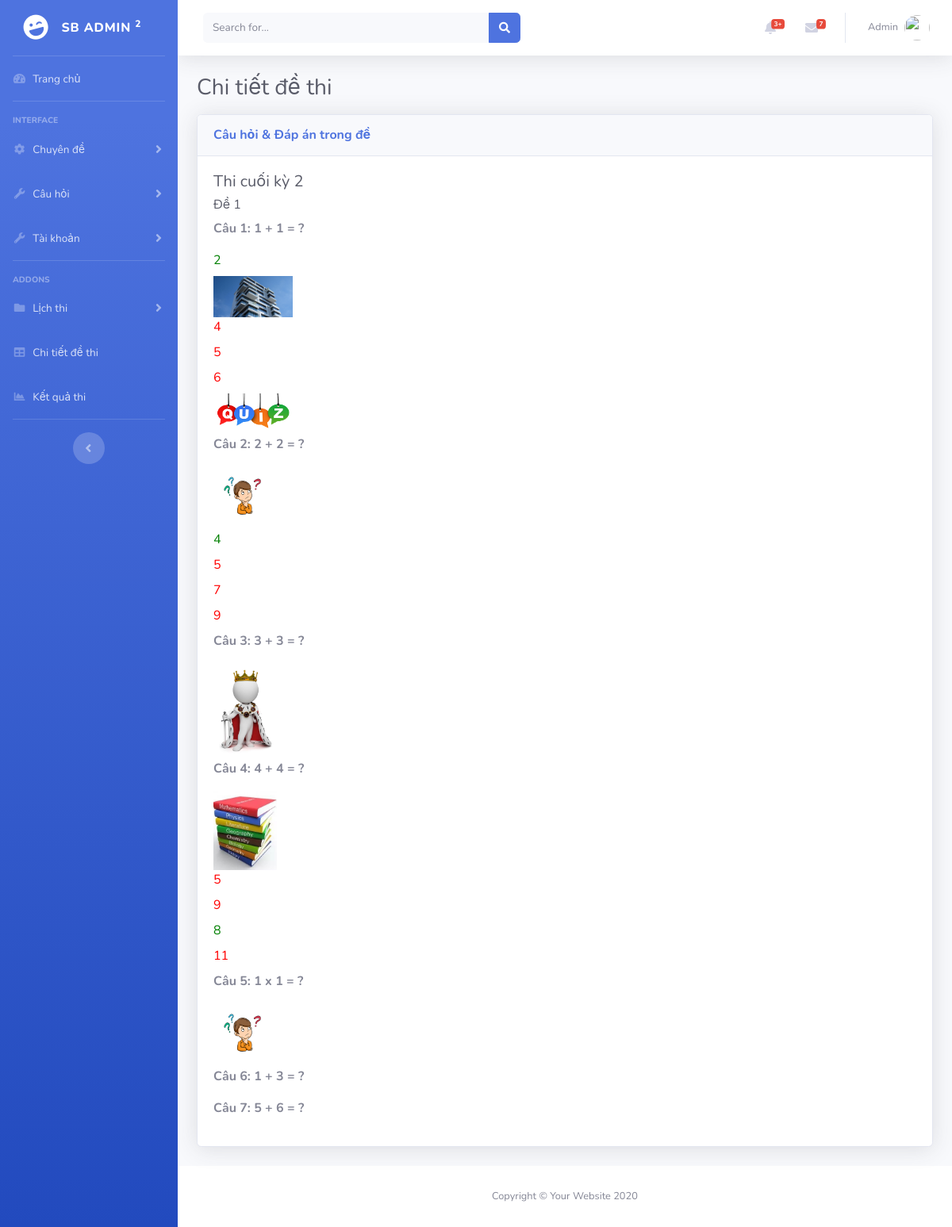
The page /WebThiTracNghiem/admin/index.php?act=ct_tungde&idlt=1&iddt=40 (signed in) on the database its author committed.
### tables this page shows
CREATE TABLE `lichthi` (
  `id` int(11) NOT NULL,
  `name` varchar(255) NOT NULL COMMENT 'Tên lịch thi(tên kì thi)',
  `image_lt` varchar(255) DEFAULT NULL,
  `time_start` datetime NOT NULL COMMENT 'TG bắt đầu làm bài',
  `time_end` datetime NOT NULL COMMENT 'TG kết thúc làm bài',
  `time` int(11) NOT NULL COMMENT 'TG làm bài (vd: 45p)',
  `so_de_thi` int(11) NOT NULL COMMENT 'Số lượng đề thi'
);

CREATE TABLE `dethi` (
  `id` int(11) NOT NULL,
  `ten_de` varchar(255) NOT NULL,
  `id_lichthi` int(11) NOT NULL
);

CREATE TABLE `dethi_cauhoi` (
  `id` int(11) NOT NULL,
  `id_dethi` int(11) NOT NULL,
  `id_cauhoi` int(11) NOT NULL
);

CREATE TABLE `cauhoi` (
  `id_ch` int(11) NOT NULL,
  `content` varchar(500) NOT NULL COMMENT 'Nội dung câu hỏi (Đề bài)',
  `image` varchar(50) DEFAULT NULL,
  `id_cd` int(11) NOT NULL
);

CREATE TABLE `dapan` (
  `id` int(11) NOT NULL,
  `content_dapan` varchar(500) NOT NULL COMMENT 'Nội dung đáp án',
  `image` varchar(50) DEFAULT NULL,
  `right_answer` enum('1','2') NOT NULL COMMENT '1 Đúng, 2 Sai',
  `id_question` int(11) NOT NULL COMMENT 'Id câu hỏi'
);

### WebThiTracNghiem/model/pdo.php (called while the page is built, shortened)
<?php
function pdo_get_connection(){
    $servername = "localhost";
    $username = "root";
    $password = "";
    try {
        $conn = new PDO("mysql:host=$servername;dbname=xuongth01_02", $username, $password);
        $conn->setAttribute(PDO::ATTR_ERRMODE, PDO::ERRMODE_EXCEPTION);
        return $conn;
    } catch(PDOException $e) {
        echo "Connection failed: " . $e->getMessage();
    }
}
function pdo_query($sql){
    $sql_args=array_slice(func_get_args(),1);
    try{
        $conn=pdo_get_connection();
        $stmt=$conn->prepare($sql);
        $stmt->execute($sql_args);
        $rows=$stmt->fetchAll();
        return $rows;
    }
    catch(PDOException $e){
        throw $e;
    }
    finally{
        unset($conn);
    }
}
function pdo_query_one($sql){
    $sql_args=array_slice(func_get_args(),1);
    try{
        $conn=pdo_get_connection();
        $stmt=$conn->prepare($sql);
        $stmt->execute($sql_args);
        $row=$stmt->fetch(PDO::FETCH_ASSOC);
        return $row;
    }
    catch(PDOException $e){
        throw $e;
    }
    finally{
        unset($conn);
    }
}
?>

### WebThiTracNghiem/model/lichthi.php (called while the page is built, shortened)
<?php
function loadone_lichthi($id)
{
    $sql = "SELECT * FROM `lichthi` WHERE `id`= $id LIMIT 1";
    $res = pdo_query_one($sql);
    return $res;
}

### WebThiTracNghiem/model/dethi.php (called while the page is built, shortened)
<?php
function loadOne_dethi($iddt)
{
    $sql = "SELECT * FROM `dethi` WHERE id = '$iddt'";
    $dethi = pdo_query_one($sql);
    return $dethi;
}

### WebThiTracNghiem/model/dethi_cauhoi.php (called while the page is built)
<?php
function load_cauoi($id){
    $sql = "select dethi_cauhoi.*, cauhoi.content, cauhoi.image  from dethi_cauhoi  LEFT JOIN cauhoi on dethi_cauhoi.id_cauhoi = cauhoi.id_ch where dethi_cauhoi.id_dethi = '$id'";
    return pdo_query($sql);
}
function load_dapan($id){
    $sql = " SELECT * FROM dapan Where id_question = '$id'" ;
    return pdo_query($sql);
}
?>

### WebThiTracNghiem/admin/dethi/chitiettungde.php (the view, shortened to what this page needs)
<div class="container-fluid">
    <h1 class="h3 mb-3 text-gray-800">Chi tiết đề thi</h1>
    <div class="card shadow mb-4">
        <div class="card-header py-3">
            <h6 class="m-0 font-weight-bold text-primary">Câu hỏi & Đáp án trong đề</h6>
        </div>
        <div class="card-body">
            <div class="table-responsive">
                <h5 class="text-dark"><?php echo $olddata['name'] ?></h5>
                <h6 class="text-dark"><?php echo $getOneDeThi['ten_de'] ?></h6>
                <div class="box-content">
                    <?php foreach ($list_cauhoi as $keych => $listch) :
                        $hinhanh = "../uploads/" . $listch['image'];
                        if (is_file($hinhanh)) {
                            $img_path = "<img src='" . $hinhanh . "' width='80px'>";
                        } else {
                            $img_path = "";
                        }
                    ?>
                        <div class="box-cauhoi">
                            <div class="content-cauhoi">
                                <p class='bold' id="<?= $keych + 1 ?>">Câu <?= $keych + 1 ?>: <?= $listch['content'] ?></p>
                                <div class="img-cauhoi">
                                    <?= $img_path ?>
                                </div>
                            </div>
                            <div class="box-dapan">
                                <?php
                                $list_dapan = load_dapan($listch['id_cauhoi']);
                                foreach ($list_dapan as $keyda => $dapan) :
                                    $hinh = "../uploads/" . $dapan['image'];
                                    if (is_file($hinh)) {
                                        $img = "<img src='" . $hinh . "' width='100px'>";
                                    } else {
                                        $img = "";
                                    }
                                ?>
                                    <div>
                                        <?php
                                        if ($dapan['right_answer'] == 1) : ?>
                                            <label class="green" for="dapan<?= $keych + 1 ?>_<?= $keyda + 1 ?>" data-question-id="question<?= $keych + 1 ?>"><?php echo $dapan['content_dapan'] ?></label> <br>
                                        <?php else : ?>
                                            <label class="red" for="dapan<?= $keych + 1 ?>_<?= $keyda + 1 ?>" data-question-id="question<?= $keych + 1 ?>"><?php echo $dapan['content_dapan'] ?></label> <br>
                                        <?php endif; ?>
                                        <?= $img ?>
                                    </div>
                                <?php endforeach; ?>
                            </div>
                        </div>
                    <?php endforeach; ?>
                </div>
            </div>
        </div>
    </div>
</div>
</div>

### WebThiTracNghiem/admin/header.php (shortened to what this page needs)
<!DOCTYPE html>
<html lang="en">
<head>
    <link href="../assets/vendor/fontawesome-free/css/all.min.css" rel="stylesheet" type="text/css">
    <link href="../assets/css/sb-admin-2.min.css" rel="stylesheet">
    <link rel="stylesheet" href="../assets/css/style_admin.css">
    <link href="../assets/vendor/datatables/dataTables.bootstrap4.min.css" rel="stylesheet">
</head>
<body id="page-top">
    <div id="wrapper">
        <ul class="navbar-nav bg-gradient-primary sidebar sidebar-dark accordion" id="accordionSidebar">
            <a class="sidebar-brand d-flex align-items-center justify-content-center" href="index.php">
                <div class="sidebar-brand-icon rotate-n-15">
                    <i class="fas fa-laugh-wink"></i>
                </div>
                <div class="sidebar-brand-text mx-3">SB Admin <sup>2</sup></div>
            </a>
            <hr class="sidebar-divider my-0">
            <li class="nav-item">
                <a class="nav-link" href="index.php">
                    <i class="fas fa-fw fa-tachometer-alt"></i>
                    <span>Trang chủ</span></a>
            </li>
            <hr class="sidebar-divider">
            <div class="sidebar-heading">
                Interface
            </div>
            <li class="nav-item">
                <a class="nav-link collapsed" href="#" data-toggle="collapse" data-target="#collapseTwo" aria-expanded="true" aria-controls="collapseTwo">
                    <i class="fas fa-fw fa-cog"></i>
                    <span>Chuyên đề</span>
                </a>
            </li>
            <li class="nav-item">
                <a class="nav-link collapsed" href="#" data-toggle="collapse" data-target="#collapseUtilities" aria-expanded="true" aria-controls="collapseUtilities">
                    <i class="fas fa-fw fa-wrench"></i>
                    <span>Câu hỏi</span>
                </a>
            </li>
            <li class="nav-item">
                <a class="nav-link collapsed" href="#" data-toggle="collapse" data-target="#collapseTaikhoan" aria-expanded="true" aria-controls="collapseTaikhoan">
                    <i class="fas fa-fw fa-wrench"></i>
                    <span>Tài khoản</span>
                </a>
            </li>
            <hr class="sidebar-divider">
            <div class="sidebar-heading">
                Addons
            </div>
            <li class="nav-item">
                <a class="nav-link collapsed" href="#" data-toggle="collapse" data-target="#collapsePages" aria-expanded="true" aria-controls="collapsePages">
                    <i class="fas fa-fw fa-folder"></i>
                    <span>Lịch thi</span>
                </a>
            </li>
            <li class="nav-item">
                <a class="nav-link" href="?act=ctdt">
                    <i class="fas fa-fw fa-table"></i>
                    <span>Chi tiết đề thi</span></a>
            </li>
            <li class="nav-item">
                <a class="nav-link" href="?act=dskq">
                    <i class="fas fa-fw fa-chart-area"></i>
                    <span>Kết quả thi</span></a>
            </li>
            <hr class="sidebar-divider d-none d-md-block">
            <div class="text-center d-none d-md-inline">
                <button class="rounded-circle border-0" id="sidebarToggle"></button>
            </div>
        </ul>
        <div id="content-wrapper" class="d-flex flex-column">
            <div id="content">
                <nav class="navbar navbar-expand navbar-light bg-white topbar mb-4 static-top shadow">
                    <form class="d-none d-sm-inline-block form-inline mr-auto ml-md-3 my-2 my-md-0 mw-100 navbar-search">
                        <div class="input-group">
                            <input type="text" class="form-control bg-light border-0 small" placeholder="Search for..." aria-label="Search" aria-describedby="basic-addon2">
                            <div class="input-group-append">
                                <button class="btn btn-primary" type="button">
                                    <i class="fas fa-search fa-sm"></i>
                                </button>
                            </div>
                        </div>
                    </form>
                    <ul class="navbar-nav ml-auto">
                        <li class="nav-item dropdown no-arrow mx-1">
                            <a class="nav-link dropdown-toggle" href="#" id="alertsDropdown" role="button" data-toggle="dropdown" aria-haspopup="true" aria-expanded="false">
                                <i class="fas fa-bell fa-fw"></i>
                                <span class="badge badge-danger badge-counter">3+</span>
                            </a>
                        </li>
                        <li class="nav-item dropdown no-arrow mx-1">
                            <a class="nav-link dropdown-toggle" href="#" id="messagesDropdown" role="button" data-toggle="dropdown" aria-haspopup="true" aria-expanded="false">
                                <i class="fas fa-envelope fa-fw"></i>
                                <span class="badge badge-danger badge-counter">7</span>
                            </a>
                        </li>
                        <li class="nav-item dropdown no-arrow">
                            <a class="nav-link dropdown-toggle" href="#" id="userDropdown" role="button" data-toggle="dropdown" aria-haspopup="true" aria-expanded="false">
                                <span class="mr-2 d-none d-lg-inline text-gray-600 small"><?php echo $_SESSION['user']['fullname'] ?></span>
                                <img class="img-profile rounded-circle" src="../assets/img2/undraw_profile.svg">
                            </a>
                        </li>
                    </ul>
                </nav>

### WebThiTracNghiem/admin/index.php (shortened to what this page needs)
<?php
include "../model/pdo.php";
include "../model/lichthi.php";
include "../model/dethi.php";
include "../model/dethi_cauhoi.php";
include "header.php";
?>
    <?php
    if (isset($_GET['act']) && $_GET['act'] != "") {
        $act = $_GET['act'];
        switch ($act) {
            case 'ct_tungde':
                $olddata = loadone_lichthi($_GET['idlt']);
                $getOneDeThi = loadOne_dethi($_GET['iddt']);
                $list_cauhoi = load_cauoi($_GET['iddt']);
                include "dethi/chitiettungde.php";
                break;
        }
    } else {
        include "home.php";
    }
    ?>
<?php include "footer.php"; ?>

### WebThiTracNghiem/admin/footer.php (shortened to what this page needs)
            <footer class="sticky-footer bg-white">
                <div class="container my-auto">
                    <div class="copyright text-center my-auto">
                        <span>Copyright &copy; Your Website 2020</span>
                    </div>
                </div>
            </footer>
        </div>
    </div>
</body>
</html>

### WebThiTracNghiem/assets/css/style_admin.css (style rules this page uses)
.green { color: green; }
.red { color: red; }
.bold { font-weight: bold; }

### rows shown on the page
lichthi: name "Thi cuối kỳ 2"
dethi: ten_de "Đề 1"
dethi_cauhoi: id_cauhoi.content "1 + 1 = ?"
dapan: content_dapan "2", image (picture)
dapan: content_dapan "4"
dapan: content_dapan "5"
dapan: content_dapan "6", image (picture)
dethi_cauhoi: id_cauhoi.content "2 + 2 = ?", id_cauhoi.image (picture)
dapan: content_dapan "4"
dapan: content_dapan "5"
dapan: content_dapan "7"
dapan: content_dapan "9"
dethi_cauhoi: id_cauhoi.content "3 + 3 = ?", id_cauhoi.image (picture)
dethi_cauhoi: id_cauhoi.content "4 + 4 = ?", id_cauhoi.image (picture)
dapan: content_dapan "5"
dapan: content_dapan "9"
dapan: content_dapan "8"
dapan: content_dapan "11"
dethi_cauhoi: id_cauhoi.content "1 x 1 = ?", id_cauhoi.image (picture)
dethi_cauhoi: id_cauhoi.content "1 + 3 = ?"
dethi_cauhoi: id_cauhoi.content "5 + 6 = ?"

### other values the page prints
$_SESSION['user']['fullname'] "Admin"
